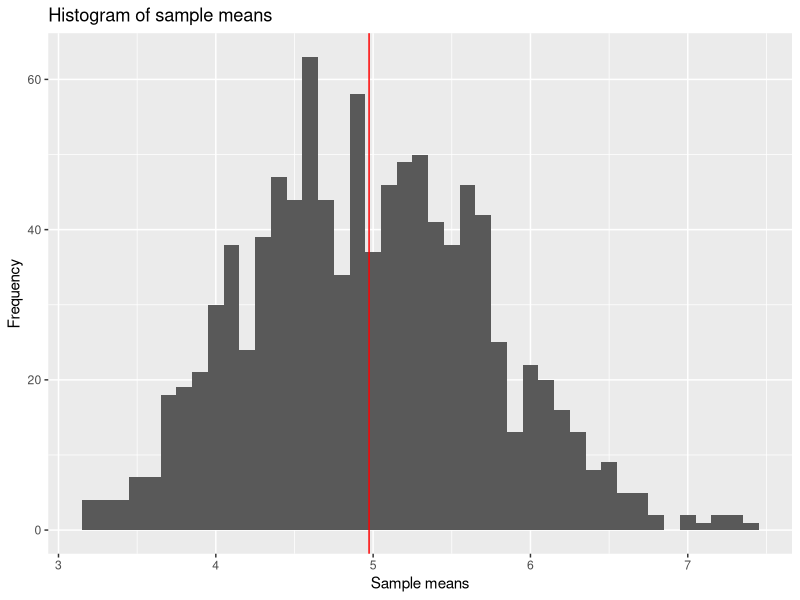
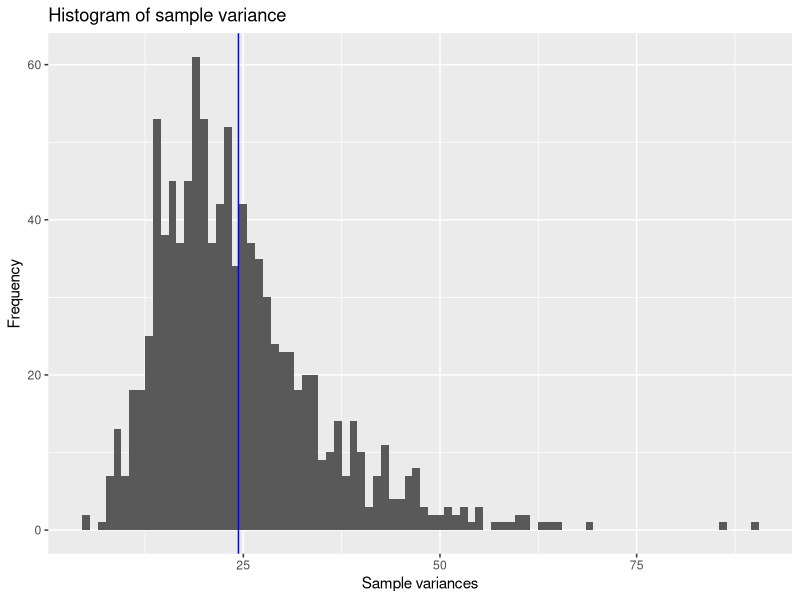

Generate these figures, in order, with R:
## ---- chunk 1
library(ggplot2)
## ---- chunk 2
means <- NULL
vars <- NULL
lambda <- 0.2
set.seed(1234)
#Run 1000 simulations of 40 samples, taking the mean of each one
for (i in 1:1000) {
    sample <- rexp(40, lambda)
    means <- c(means, mean(sample))
    vars <- c(vars, var(sample))
}
## ---- chunk 3
sampleMean <- mean(means)
theoreticalMean <- 1/lambda
acc <- abs(sampleMean - theoreticalMean)*100/theoreticalMean
## ---- chunk 4
#Plot sample means
qplot(means,geom="histogram", ylab = "Frequency", xlab="Sample means", binwidth=0.1) +
    labs(title="Histogram of sample means") +
    geom_vline(xintercept = sampleMean, colour="red")
## ---- chunk 5
sampleVariance <- mean(vars)
theoreticalVariance <- (1/lambda)^2
accVar <- abs(sampleVariance - theoreticalVariance)*100/theoreticalVariance
## ---- chunk 6
#Plot sample means
qplot(vars,geom="histogram", ylab = "Frequency", xlab="Sample variances", binwidth=1) +
    labs(title="Histogram of sample variance") +
    geom_vline(xintercept = sampleVariance, colour="blue")
